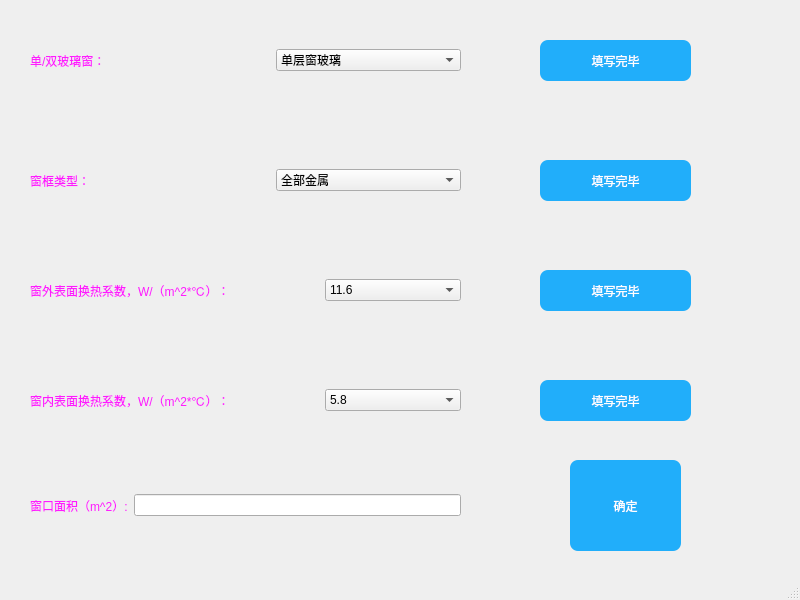
<?xml version="1.0" encoding="UTF-8"?>
<ui version="4.0">
 <class>MainWindow</class>
 <widget class="QMainWindow" name="MainWindow">
  <property name="geometry">
   <rect>
    <x>0</x>
    <y>0</y>
    <width>800</width>
    <height>600</height>
   </rect>
  </property>
  <property name="windowTitle">
   <string>MainWindow</string>
  </property>
  <widget class="QWidget" name="centralwidget">
   <widget class="QPushButton" name="queding_chuangk">
    <property name="geometry">
     <rect>
      <x>570</x>
      <y>460</y>
      <width>111</width>
      <height>91</height>
     </rect>
    </property>
    <property name="styleSheet">
     <string notr="true">
QPushButton{
color:white;
font: 8pt &quot;楷体&quot;;
border-radius:8px;
background-color:rgb(33, 174, 250);
spacing:20px;
}
QPushButton:hover{
background-color:rgb(72,203,250);
}
QPushButton:pressed{
background-color:rgb(85,85,255);
}</string>
    </property>
    <property name="text">
     <string>确定</string>
    </property>
   </widget>
   <widget class="QWidget" name="layoutWidget">
    <property name="geometry">
     <rect>
      <x>20</x>
      <y>250</y>
      <width>441</width>
      <height>81</height>
     </rect>
    </property>
    <layout class="QHBoxLayout" name="horizontalLayout_5">
     <property name="spacing">
      <number>45</number>
     </property>
     <property name="leftMargin">
      <number>10</number>
     </property>
     <item>
      <widget class="QLabel" name="label_5">
       <property name="minimumSize">
        <size>
         <width>250</width>
         <height>0</height>
        </size>
       </property>
       <property name="maximumSize">
        <size>
         <width>250</width>
         <height>16777215</height>
        </size>
       </property>
       <property name="styleSheet">
        <string notr="true">font: 9pt &quot;楷体&quot;;
color: rgb(255, 26, 255);</string>
       </property>
       <property name="text">
        <string>窗外表面换热系数，W/（m^2*℃）：</string>
       </property>
      </widget>
     </item>
     <item>
      <widget class="QComboBox" name="chuangw">
       <item>
        <property name="text">
         <string>11.6</string>
        </property>
       </item>
       <item>
        <property name="text">
         <string>12.8</string>
        </property>
       </item>
       <item>
        <property name="text">
         <string>14.0</string>
        </property>
       </item>
       <item>
        <property name="text">
         <string>15.1</string>
        </property>
       </item>
       <item>
        <property name="text">
         <string>16.3</string>
        </property>
       </item>
       <item>
        <property name="text">
         <string>17.5</string>
        </property>
       </item>
       <item>
        <property name="text">
         <string>18.6</string>
        </property>
       </item>
       <item>
        <property name="text">
         <string>19.8</string>
        </property>
       </item>
       <item>
        <property name="text">
         <string>20.9</string>
        </property>
       </item>
       <item>
        <property name="text">
         <string>22.1</string>
        </property>
       </item>
       <item>
        <property name="text">
         <string>23.3</string>
        </property>
       </item>
       <item>
        <property name="text">
         <string>24.4</string>
        </property>
       </item>
       <item>
        <property name="text">
         <string>25.6</string>
        </property>
       </item>
       <item>
        <property name="text">
         <string>26.7</string>
        </property>
       </item>
       <item>
        <property name="text">
         <string>27.9</string>
        </property>
       </item>
       <item>
        <property name="text">
         <string>29.1</string>
        </property>
       </item>
      </widget>
     </item>
    </layout>
   </widget>
   <widget class="QPushButton" name="queding_ds">
    <property name="geometry">
     <rect>
      <x>540</x>
      <y>40</y>
      <width>151</width>
      <height>41</height>
     </rect>
    </property>
    <property name="styleSheet">
     <string notr="true">
QPushButton{
color:white;
font: 8pt &quot;楷体&quot;;
border-radius:8px;
background-color:rgb(33, 174, 250);
spacing:20px;
}
QPushButton:hover{
background-color:rgb(72,203,250);
}
QPushButton:pressed{
background-color:rgb(85,85,255);
}</string>
    </property>
    <property name="text">
     <string>填写完毕</string>
    </property>
   </widget>
   <widget class="QPushButton" name="queding_ck">
    <property name="geometry">
     <rect>
      <x>540</x>
      <y>160</y>
      <width>151</width>
      <height>41</height>
     </rect>
    </property>
    <property name="styleSheet">
     <string notr="true">
QPushButton{
color:white;
font: 8pt &quot;楷体&quot;;
border-radius:8px;
background-color:rgb(33, 174, 250);
spacing:20px;
}
QPushButton:hover{
background-color:rgb(72,203,250);
}
QPushButton:pressed{
background-color:rgb(85,85,255);
}</string>
    </property>
    <property name="text">
     <string>填写完毕</string>
    </property>
   </widget>
   <widget class="QPushButton" name="queding_cw">
    <property name="geometry">
     <rect>
      <x>540</x>
      <y>270</y>
      <width>151</width>
      <height>41</height>
     </rect>
    </property>
    <property name="styleSheet">
     <string notr="true">
QPushButton{
color:white;
font: 8pt &quot;楷体&quot;;
border-radius:8px;
background-color:rgb(33, 174, 250);
spacing:20px;
}
QPushButton:hover{
background-color:rgb(72,203,250);
}
QPushButton:pressed{
background-color:rgb(85,85,255);
}</string>
    </property>
    <property name="text">
     <string>填写完毕</string>
    </property>
   </widget>
   <widget class="QPushButton" name="queding_cn">
    <property name="geometry">
     <rect>
      <x>540</x>
      <y>380</y>
      <width>151</width>
      <height>41</height>
     </rect>
    </property>
    <property name="styleSheet">
     <string notr="true">
QPushButton{
color:white;
font: 8pt &quot;楷体&quot;;
border-radius:8px;
background-color:rgb(33, 174, 250);
spacing:20px;
}
QPushButton:hover{
background-color:rgb(72,203,250);
}
QPushButton:pressed{
background-color:rgb(85,85,255);
}</string>
    </property>
    <property name="text">
     <string>填写完毕</string>
    </property>
   </widget>
   <widget class="QWidget" name="">
    <property name="geometry">
     <rect>
      <x>20</x>
      <y>140</y>
      <width>441</width>
      <height>81</height>
     </rect>
    </property>
    <layout class="QHBoxLayout" name="horizontalLayout_2">
     <property name="spacing">
      <number>60</number>
     </property>
     <property name="leftMargin">
      <number>10</number>
     </property>
     <item>
      <widget class="QLabel" name="label_2">
       <property name="styleSheet">
        <string notr="true">font: 9pt &quot;楷体&quot;;
color: rgb(255, 26, 255);</string>
       </property>
       <property name="text">
        <string>窗框类型：</string>
       </property>
      </widget>
     </item>
     <item>
      <widget class="QComboBox" name="chuangk_com">
       <item>
        <property name="text">
         <string>全部金属</string>
        </property>
       </item>
       <item>
        <property name="text">
         <string>木窗框（80%玻璃）</string>
        </property>
       </item>
       <item>
        <property name="text">
         <string>木窗框（60%玻璃）</string>
        </property>
       </item>
       <item>
        <property name="text">
         <string>金属窗框（80%玻璃）</string>
        </property>
       </item>
      </widget>
     </item>
    </layout>
   </widget>
   <widget class="QWidget" name="">
    <property name="geometry">
     <rect>
      <x>20</x>
      <y>360</y>
      <width>441</width>
      <height>81</height>
     </rect>
    </property>
    <layout class="QHBoxLayout" name="horizontalLayout_3">
     <property name="spacing">
      <number>45</number>
     </property>
     <property name="leftMargin">
      <number>10</number>
     </property>
     <item>
      <widget class="QLabel" name="label_3">
       <property name="minimumSize">
        <size>
         <width>250</width>
         <height>0</height>
        </size>
       </property>
       <property name="maximumSize">
        <size>
         <width>250</width>
         <height>16777215</height>
        </size>
       </property>
       <property name="styleSheet">
        <string notr="true">font: 9pt &quot;楷体&quot;;
color: rgb(255, 26, 255);</string>
       </property>
       <property name="text">
        <string>窗内表面换热系数，W/（m^2*℃）：</string>
       </property>
      </widget>
     </item>
     <item>
      <widget class="QComboBox" name="chuangn">
       <item>
        <property name="text">
         <string>5.8</string>
        </property>
       </item>
       <item>
        <property name="text">
         <string>6.4</string>
        </property>
       </item>
       <item>
        <property name="text">
         <string>7.0</string>
        </property>
       </item>
       <item>
        <property name="text">
         <string>7.6</string>
        </property>
       </item>
       <item>
        <property name="text">
         <string>8.2</string>
        </property>
       </item>
       <item>
        <property name="text">
         <string>8.7</string>
        </property>
       </item>
       <item>
        <property name="text">
         <string>9.4</string>
        </property>
       </item>
       <item>
        <property name="text">
         <string>9.9</string>
        </property>
       </item>
       <item>
        <property name="text">
         <string>10.5</string>
        </property>
       </item>
       <item>
        <property name="text">
         <string>11.1</string>
        </property>
       </item>
      </widget>
     </item>
    </layout>
   </widget>
   <widget class="QWidget" name="">
    <property name="geometry">
     <rect>
      <x>20</x>
      <y>10</y>
      <width>441</width>
      <height>101</height>
     </rect>
    </property>
    <layout class="QHBoxLayout" name="horizontalLayout">
     <property name="spacing">
      <number>60</number>
     </property>
     <property name="leftMargin">
      <number>10</number>
     </property>
     <item>
      <widget class="QLabel" name="label">
       <property name="styleSheet">
        <string notr="true">font: 9pt &quot;楷体&quot;;
color: rgb(255, 26, 255);</string>
       </property>
       <property name="text">
        <string>单/双玻璃窗：</string>
       </property>
      </widget>
     </item>
     <item>
      <widget class="QComboBox" name="dsbl_com">
       <item>
        <property name="text">
         <string>单层窗玻璃</string>
        </property>
       </item>
       <item>
        <property name="text">
         <string>双层窗玻璃</string>
        </property>
       </item>
      </widget>
     </item>
    </layout>
   </widget>
   <widget class="QWidget" name="">
    <property name="geometry">
     <rect>
      <x>20</x>
      <y>460</y>
      <width>441</width>
      <height>91</height>
     </rect>
    </property>
    <layout class="QHBoxLayout" name="horizontalLayout_4">
     <property name="leftMargin">
      <number>10</number>
     </property>
     <item>
      <widget class="QLabel" name="label_4">
       <property name="styleSheet">
        <string notr="true">font: 9pt &quot;楷体&quot;;
color: rgb(255, 26, 255);</string>
       </property>
       <property name="text">
        <string>窗口面积（m^2）:</string>
       </property>
      </widget>
     </item>
     <item>
      <widget class="QLineEdit" name="chuangmian"/>
     </item>
    </layout>
   </widget>
  </widget>
  <widget class="QMenuBar" name="menubar">
   <property name="geometry">
    <rect>
     <x>0</x>
     <y>0</y>
     <width>800</width>
     <height>22</height>
    </rect>
   </property>
  </widget>
  <widget class="QStatusBar" name="statusbar"/>
 </widget>
 <resources/>
 <connections/>
</ui>
